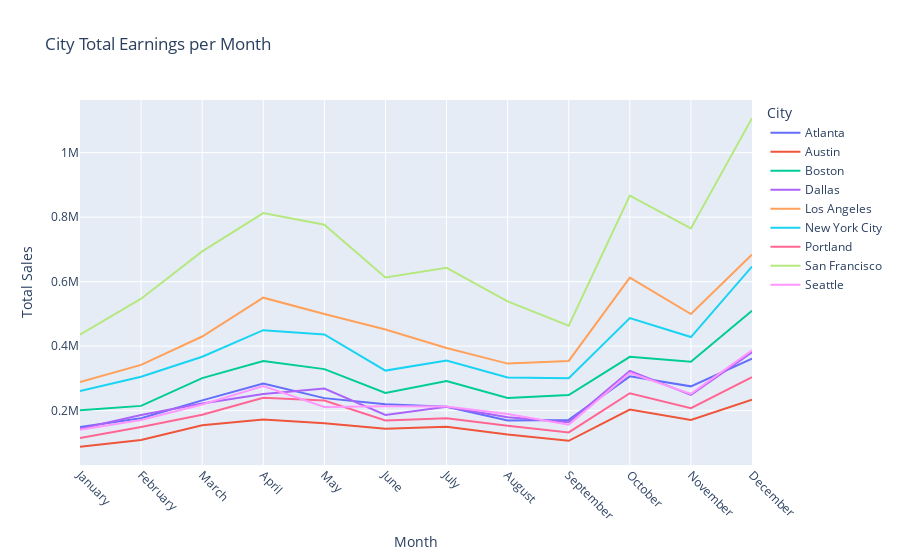

The code cell stored with this chart in its notebook:
### Markdown cell above
#### Visualizing city total sales per month and presenting the insights through a color-coded scatter plot.

### Code cell
# Extracting the month from the "Order Date" column
sales['Month'] = sales['Order Date'].dt.strftime('%B')

# Converting the 'Month' column to a categorical variable with custom order
sales['Month'] = pd.Categorical(sales['Month'], categories=month_order, ordered=True)

# Grouping by city and month, and calculate total sales
city_month_earnings = sales.groupby(['City', 'Month'])['Total Earnings'].sum().reset_index()

# Creating a line chart using plotly.express
fig = px.line(city_month_earnings, x='Month', y='Total Earnings', color='City',
              title='City Total Earnings per Month', labels={'Total Earnings': 'Total Sales'})

# Rotating x-axis labels for better readability
fig.update_xaxes(tickangle=45)

# Adding a legend
fig.update_layout(legend=dict(title_text='City'))

fig.show()

### Figure 1 — Plotly figure (JSON) as saved in the notebook; plotly's stock layout.template omitted (floating-point values rounded to 4 significant figures)
{"data": [{"hovertemplate": "City=Atlanta<br>Month=%{x}<br>Total Sales=%{y}<extra></extra>", "legendgroup": "Atlanta", "line": {"color": "#636efa", "dash": "solid"}, "marker": {"symbol": "circle"}, "mode": "lines", "name": "Atlanta", "orientation": "v", "showlegend": true, "type": "scatter", "x": ["January", "February", "March", "April", "May", "June", "July", "August", "September", "October", "November", "December"], "xaxis": "x", "y": [149200.0, 176500.0, 231900.0, 284400.0, 238900.0, 219800.0, 211800.0, 169300.0, 171300.0, 306300.0, 275300.0, 360900.0], "yaxis": "y"}, {"hovertemplate": "City=Austin<br>Month=%{x}<br>Total Sales=%{y}<extra></extra>", "legendgroup": "Austin", "line": {"color": "#EF553B", "dash": "solid"}, "marker": {"symbol": "circle"}, "mode": "lines", "name": "Austin", "orientation": "v", "showlegend": true, "type": "scatter", "x": ["January", "February", "March", "April", "May", "June", "July", "August", "September", "October", "November", "December"], "xaxis": "x", "y": [88090.0, 108800.0, 154500.0, 172700.0, 160600.0, 144100.0, 150300.0, 125700.0, 106500.0, 203200.0, 171300.0, 233800.0], "yaxis": "y"}, {"hovertemplate": "City=Boston<br>Month=%{x}<br>Total Sales=%{y}<extra></extra>", "legendgroup": "Boston", "line": {"color": "#00cc96", "dash": "solid"}, "marker": {"symbol": "circle"}, "mode": "lines", "name": "Boston", "orientation": "v", "showlegend": true, "type": "scatter", "x": ["January", "February", "March", "April", "May", "June", "July", "August", "September", "October", "November", "December"], "xaxis": "x", "y": [201100.0, 214800.0, 301000.0, 353800.0, 328800.0, 254700.0, 291500.0, 239300.0, 248400.0, 367000.0, 351500.0, 509600.0], "yaxis": "y"}, {"hovertemplate": "City=Dallas<br>Month=%{x}<br>Total Sales=%{y}<extra></extra>", "legendgroup": "Dallas", "line": {"color": "#ab63fa", "dash": "solid"}, "marker": {"symbol": "circle"}, "mode": "lines", "name": "Dallas", "orientation": "v", "showlegend": true, "type": "scatter", "x": ["January", "February", "March", "April", "May", "June", "July", "August", "September", "October", "November", "December"], "xaxis": "x", "y": [143500.0, 186700.0, 222400.0, 251400.0, 268500.0, 186900.0, 212300.0, 179800.0, 164200.0, 323100.0, 248600.0, 380700.0], "yaxis": "y"}, {"hovertemplate": "City=Los Angeles<br>Month=%{x}<br>Total Sales=%{y}<extra></extra>", "legendgroup": "Los Angeles", "line": {"color": "#FFA15A", "dash": "solid"}, "marker": {"symbol": "circle"}, "mode": "lines", "name": "Los Angeles", "orientation": "v", "showlegend": true, "type": "scatter", "x": ["January", "February", "March", "April", "May", "June", "July", "August", "September", "October", "November", "December"], "xaxis": "x", "y": [288600.0, 342100.0, 429900.0, 550300.0, 499700.0, 451500.0, 394300.0, 345900.0, 354100.0, 612500.0, 499700.0, 684000.0], "yaxis": "y"}, {"hovertemplate": "City=New York City<br>Month=%{x}<br>Total Sales=%{y}<extra></extra>", "legendgroup": "New York City", "line": {"color": "#19d3f3", "dash": "solid"}, "marker": {"symbol": "circle"}, "mode": "lines", "name": "New York City", "orientation": "v", "showlegend": true, "type": "scatter", "x": ["January", "February", "March", "April", "May", "June", "July", "August", "September", "October", "November", "December"], "xaxis": "x", "y": [260600.0, 305400.0, 367300.0, 449400.0, 436100.0, 324100.0, 355700.0, 303200.0, 300600.0, 487000.0, 428200.0, 646800.0], "yaxis": "y"}, {"hovertemplate": "City=Portland<br>Month=%{x}<br>Total Sales=%{y}<extra></extra>", "legendgroup": "Portland", "line": {"color": "#FF6692", "dash": "solid"}, "marker": {"symbol": "circle"}, "mode": "lines", "name": "Portland", "orientation": "v", "showlegend": true, "type": "scatter", "x": ["January", "February", "March", "April", "May", "June", "July", "August", "September", "October", "November", "December"], "xaxis": "x", "y": [115000.0, 149500.0, 187200.0, 240000.0, 231700.0, 169600.0, 176400.0, 152900.0, 132600.0, 254100.0, 207900.0, 303700.0], "yaxis": "y"}, {"hovertemplate": "City=San Francisco<br>Month=%{x}<br>Total Sales=%{y}<extra></extra>", "legendgroup": "San Francisco", "line": {"color": "#B6E880", "dash": "solid"}, "marker": {"symbol": "circle"}, "mode": "lines", "name": "San Francisco", "orientation": "v", "showlegend": true, "type": "scatter", "x": ["January", "February", "March", "April", "May", "June", "July", "August", "September", "October", "November", "December"], "xaxis": "x", "y": [435600.0, 547100.0, 693700.0, 812400.0, 776700.0, 613200.0, 642900.0, 538800.0, 463600.0, 866700.0, 765000.0, 1107000.0], "yaxis": "y"}, {"hovertemplate": "City=Seattle<br>Month=%{x}<br>Total Sales=%{y}<extra></extra>", "legendgroup": "Seattle", "line": {"color": "#FF97FF", "dash": "solid"}, "marker": {"symbol": "circle"}, "mode": "lines", "name": "Seattle", "orientation": "v", "showlegend": true, "type": "scatter", "x": ["January", "February", "March", "April", "May", "June", "July", "August", "September", "October", "November", "December"], "xaxis": "x", "y": [140700.0, 171300.0, 219100.0, 276300.0, 211700.0, 213900.0, 212500.0, 189700.0, 156400.0, 316900.0, 252100.0, 387300.0], "yaxis": "y"}], "layout": {"legend": {"title": {"text": "City"}, "tracegroupgap": 0}, "title": {"text": "City Total Earnings per Month"}, "xaxis": {"anchor": "y", "domain": [0, 1], "tickangle": 45, "title": {"text": "Month"}}, "yaxis": {"anchor": "x", "domain": [0, 1], "title": {"text": "Total Sales"}}}}
